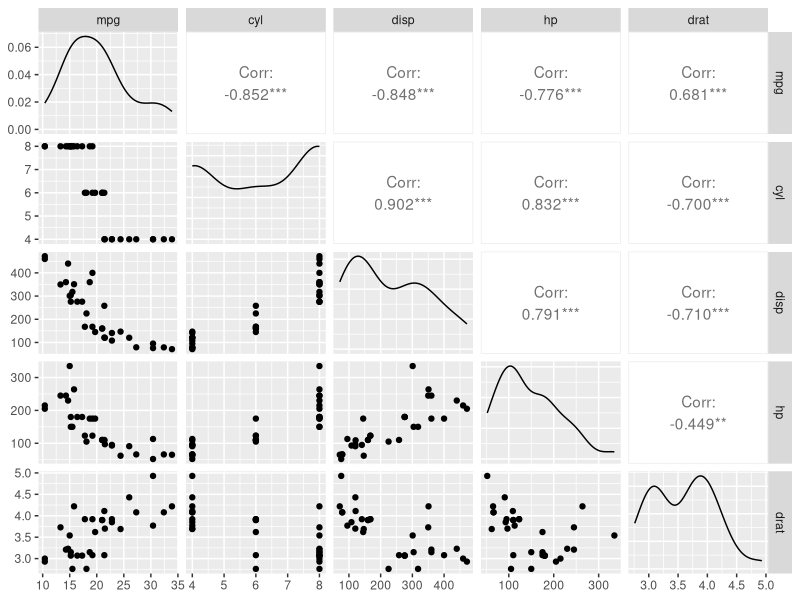
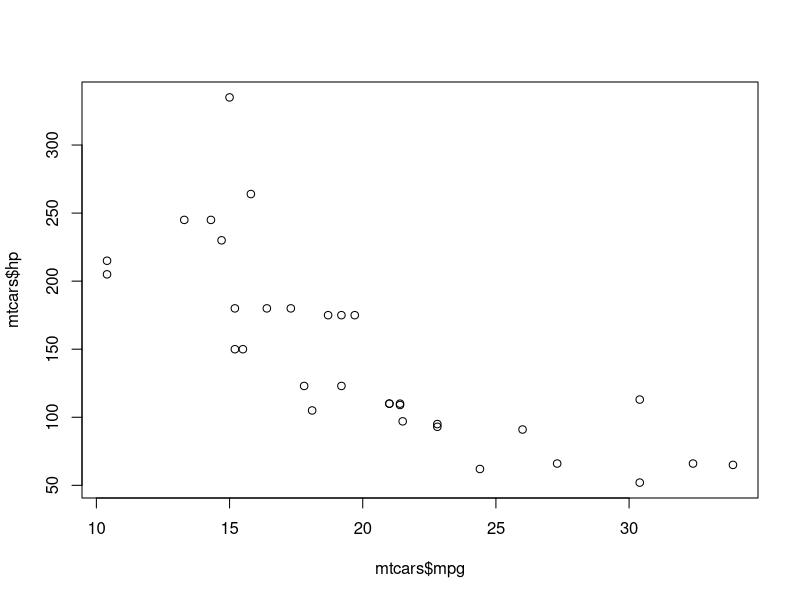
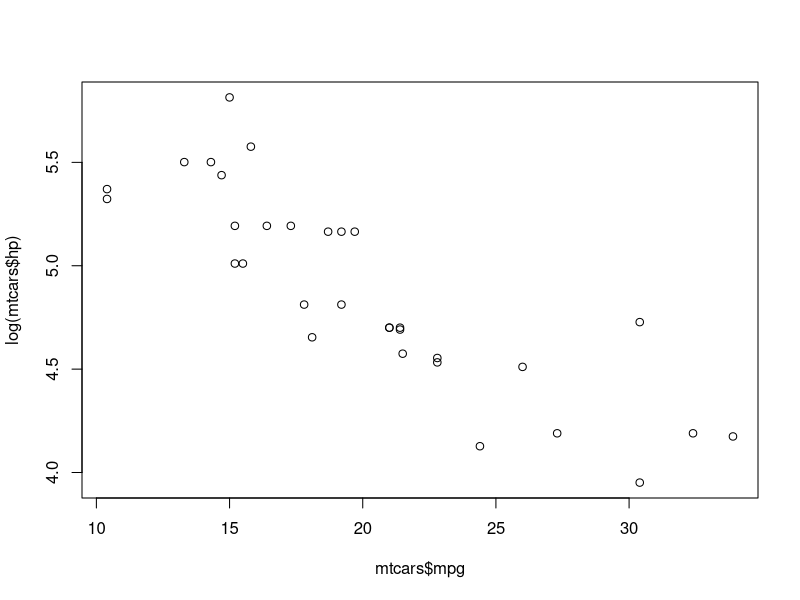

The R script that drew these images, in order:
## ---- chunk 1
data(mtcars)
head(mtcars)
# install.packages("GGally")
library(GGally)
ggpairs(mtcars[,1:5])
## ---- chunk 2
library(Hmisc)

corrs <- rcorr(as.matrix(mtcars))
corrs$r #coeficientes de correlación
corrs$P #pvalor del test de pearson
## ---- chunk 3
R<- corrs$r
R[1,]
## ---- chunk 4
cor(mtcars)
cor(mtcars$mpg, mtcars)
## ---- chunk 5
cor(mtcars$mpg, mtcars)^2
## ---- chunk 6
plot(mtcars$mpg, mtcars$hp)
#buscamos transformaciones que mejoren la correlación de hp
cor(mtcars$mpg, mtcars$hp)
cor(mtcars$mpg, log(mtcars$hp))
cor(mtcars$mpg, exp(mtcars$hp))
cor(mtcars$mpg, sqrt(mtcars$hp))
cor(mtcars$mpg, (mtcars$hp)^2)
## ---- chunk 7
plot(mtcars$mpg, log(mtcars$hp))
